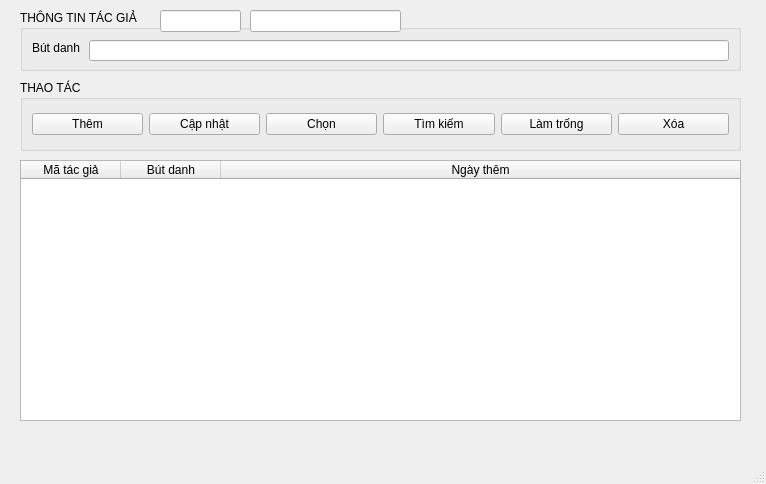
<?xml version="1.0" encoding="UTF-8"?>
<ui version="4.0">
 <class>ql_tacgiaWindow</class>
 <widget class="QMainWindow" name="ql_tacgiaWindow">
  <property name="geometry">
   <rect>
    <x>0</x>
    <y>0</y>
    <width>766</width>
    <height>484</height>
   </rect>
  </property>
  <property name="windowTitle">
   <string>Quản lý tác giả</string>
  </property>
  <property name="windowIcon">
   <iconset>
    <normaloff>icon/book_2_24dp_FILL0_wght400_GRAD0_opsz24.svg</normaloff>icon/book_2_24dp_FILL0_wght400_GRAD0_opsz24.svg</iconset>
  </property>
  <widget class="QWidget" name="centralwidget">
   <widget class="QGroupBox" name="groupBox">
    <property name="geometry">
     <rect>
      <x>20</x>
      <y>10</y>
      <width>721</width>
      <height>61</height>
     </rect>
    </property>
    <property name="title">
     <string>THÔNG TIN TÁC GIẢ</string>
    </property>
    <widget class="QLabel" name="label">
     <property name="geometry">
      <rect>
       <x>12</x>
       <y>30</y>
       <width>50</width>
       <height>16</height>
      </rect>
     </property>
     <property name="text">
      <string>Bút danh</string>
     </property>
    </widget>
    <widget class="QLineEdit" name="butDanh_lineEdit">
     <property name="geometry">
      <rect>
       <x>69</x>
       <y>30</y>
       <width>640</width>
       <height>21</height>
      </rect>
     </property>
    </widget>
    <widget class="QLineEdit" name="maRow">
     <property name="geometry">
      <rect>
       <x>140</x>
       <y>0</y>
       <width>81</width>
       <height>22</height>
      </rect>
     </property>
     <property name="styleSheet">
      <string notr="true"/>
     </property>
     <property name="text">
      <string/>
     </property>
     <property name="readOnly">
      <bool>true</bool>
     </property>
    </widget>
    <widget class="QLineEdit" name="soLuongRow">
     <property name="geometry">
      <rect>
       <x>230</x>
       <y>0</y>
       <width>151</width>
       <height>22</height>
      </rect>
     </property>
     <property name="styleSheet">
      <string notr="true"/>
     </property>
     <property name="text">
      <string/>
     </property>
     <property name="readOnly">
      <bool>true</bool>
     </property>
    </widget>
   </widget>
   <widget class="QGroupBox" name="groupBox_2">
    <property name="geometry">
     <rect>
      <x>20</x>
      <y>80</y>
      <width>721</width>
      <height>71</height>
     </rect>
    </property>
    <property name="title">
     <string>THAO TÁC</string>
    </property>
    <layout class="QGridLayout" name="gridLayout_2">
     <item row="0" column="0">
      <widget class="QPushButton" name="them_pushButton">
       <property name="text">
        <string>Thêm</string>
       </property>
       <property name="icon">
        <iconset>
         <normaloff>icon/add_circle_24dp_FILL0_wght400_GRAD0_opsz24.svg</normaloff>icon/add_circle_24dp_FILL0_wght400_GRAD0_opsz24.svg</iconset>
       </property>
      </widget>
     </item>
     <item row="0" column="1">
      <widget class="QPushButton" name="capNhat_pushButton">
       <property name="text">
        <string>Cập nhật</string>
       </property>
       <property name="icon">
        <iconset>
         <normaloff>icon/sync_24dp_FILL0_wght400_GRAD0_opsz24.svg</normaloff>icon/sync_24dp_FILL0_wght400_GRAD0_opsz24.svg</iconset>
       </property>
      </widget>
     </item>
     <item row="0" column="2">
      <widget class="QPushButton" name="chon_pushButton">
       <property name="text">
        <string>Chọn</string>
       </property>
       <property name="icon">
        <iconset>
         <normaloff>icon/check_box_24dp_FILL0_wght400_GRAD0_opsz24.svg</normaloff>icon/check_box_24dp_FILL0_wght400_GRAD0_opsz24.svg</iconset>
       </property>
      </widget>
     </item>
     <item row="0" column="3">
      <widget class="QPushButton" name="timKiem_pushButton">
       <property name="text">
        <string>Tìm kiếm</string>
       </property>
       <property name="icon">
        <iconset>
         <normaloff>icon/search_24dp_FILL0_wght400_GRAD0_opsz24.svg</normaloff>icon/search_24dp_FILL0_wght400_GRAD0_opsz24.svg</iconset>
       </property>
      </widget>
     </item>
     <item row="0" column="4">
      <widget class="QPushButton" name="clear_pushButton">
       <property name="text">
        <string>Làm trống</string>
       </property>
       <property name="icon">
        <iconset>
         <normaloff>icon/backspace_24dp_FILL0_wght400_GRAD0_opsz24.svg</normaloff>icon/backspace_24dp_FILL0_wght400_GRAD0_opsz24.svg</iconset>
       </property>
      </widget>
     </item>
     <item row="0" column="5">
      <widget class="QPushButton" name="xoa_pushButton">
       <property name="text">
        <string>Xóa</string>
       </property>
       <property name="icon">
        <iconset>
         <normaloff>icon/delete_24dp_FILL0_wght400_GRAD0_opsz24.svg</normaloff>icon/delete_24dp_FILL0_wght400_GRAD0_opsz24.svg</iconset>
       </property>
      </widget>
     </item>
    </layout>
   </widget>
   <widget class="QTableWidget" name="tableWidget">
    <property name="geometry">
     <rect>
      <x>20</x>
      <y>160</y>
      <width>721</width>
      <height>261</height>
     </rect>
    </property>
    <property name="focusPolicy">
     <enum>Qt::NoFocus</enum>
    </property>
    <property name="showGrid">
     <bool>false</bool>
    </property>
    <attribute name="horizontalHeaderStretchLastSection">
     <bool>true</bool>
    </attribute>
    <attribute name="verticalHeaderVisible">
     <bool>false</bool>
    </attribute>
    <column>
     <property name="text">
      <string>Mã tác giả</string>
     </property>
    </column>
    <column>
     <property name="text">
      <string>Bút danh</string>
     </property>
    </column>
    <column>
     <property name="text">
      <string>Ngày thêm</string>
     </property>
    </column>
   </widget>
  </widget>
  <widget class="QMenuBar" name="menubar">
   <property name="geometry">
    <rect>
     <x>0</x>
     <y>0</y>
     <width>766</width>
     <height>26</height>
    </rect>
   </property>
  </widget>
  <widget class="QStatusBar" name="statusbar"/>
 </widget>
 <resources/>
 <connections/>
</ui>
